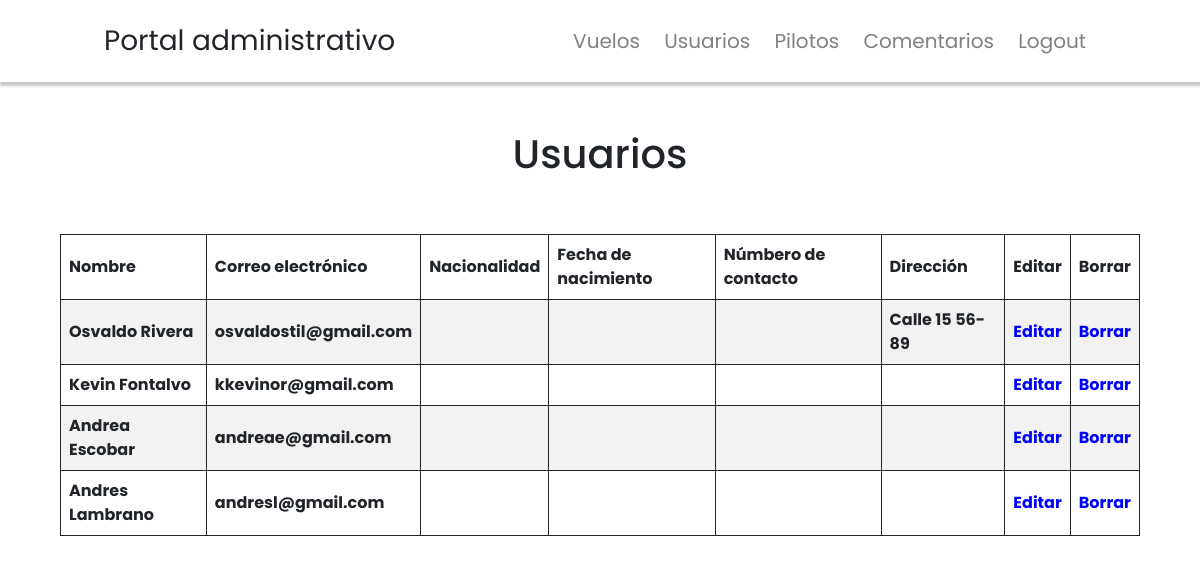
The page /admin/customers on the database its author committed.
### website/models.py (models this page shows)
class User(db.Model, UserMixin):
    id = db.Column(db.Integer, primary_key=True)
    name = db.Column(db.String(100))
    email = db.Column(db.String(100))
    password = db.Column(db.String(100))
    role = db.Column(db.String(100))
    dob = db.Column(db.String(100))
    nationality = db.Column(db.String(100))
    contact_no = db.Column(db.String(100))
    address = db.Column(db.String(100))

### website/admin.py (the view)
@admin.route('/customers', methods=['GET'])
def users():
    users = User.query.filter_by(role='buyer').all()
    return render_template('/admin/users.html', users=users)

### website/templates/admin/users.html (shortened to what this page needs)
{% extends '/admin/base.html' %}
{% block body %}
<br><br>
<h1>Usuarios</h1>
<br><br>
<center>
    <div style="overflow-x:auto;">
        <table class="content-table">
            <thead>
                <tr>
                    <th>Nombre</th>
                    <th>Correo electrónico</th>
                    <th>Nacionalidad</th>
                    <th>Fecha de nacimiento</th>
                    <th>Númbero de contacto</th>
                    <th>Dirección</th>
                    <th>Editar</th>
                    <th>Borrar</th>
                </tr>
                {% for pilot in users %}
                <tr>
                    <th>{{pilot.name}}</th>
                    <th>{{pilot.email}}</th>
                    <th>{{pilot.nationality}}</th>
                    <th>{{pilot.dob}}</th>
                    <th>{{pilot.contact_no}}</th>
                    <th>{{pilot.address}}</th>
                    <th><a href="/admin/user/edit/{{pilot.id}}">Editar</a></th>
                    <th><a href="/admin/user/delete/{{pilot.id}}">Borrar</a></th>
                </tr>
                {% endfor %}
            </thead>
        </table>
    </div>
</center>
<br><br><br>
{% endblock %}

### website/static/nav.css (style rules this page uses)
* { padding: 0px; margin: 0px; box-sizing: border-box; }
body { font-family: 'Poppins', sans-serif; }

### website/templates/admin/base.html (style rules this page uses)
* { margin: 0px; }

### website/templates/admin/users.html (style rules this page uses)
body { font-family: 'Poppins', sans-serif; text-align: center; }
a { color: blue; text-decoration: none; }
th { padding: 10px; border: 1px solid; margin: 0px; }
table { border-collapse: collapse; border-spacing: 0; width: 90%; border: 1px solid #ddd; }
th, td { text-align: left; padding: 8px; }
tr:nth-child(even) { background-color: #f2f2f2 }

### rows shown on the page
User: name "Osvaldo Rivera", email "osvaldostil@gmail.com", address "Calle 15 56- 89"
User: name "Kevin Fontalvo", email "kkevinor@gmail.com"
User: name "Andrea Escobar", email "andreae@gmail.com"
User: name "Andres Lambrano", email "andresl@gmail.com"
